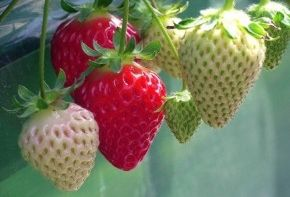
#> input picture PRUEBAS/fresas.png, 290 x 197 px
$ jupyter execute collage.ipynb
#> lines starting #> are read from the running program, lines starting #| are printed output that depends on the picture
[cell 1]
import numpy as np
import cv2
import matplotlib.pyplot as plt

[cell 2]
fresa1=cv2.imread("fresas.png")
#> fresa1 is the input picture: shape (197, 290, 3); mean B, G, R 95.5, 118.3, 121
fresa1.shape
#> Out = (197, 290, 3)

[cell 3]
fresa2=cv2.imread("fresas2.png")
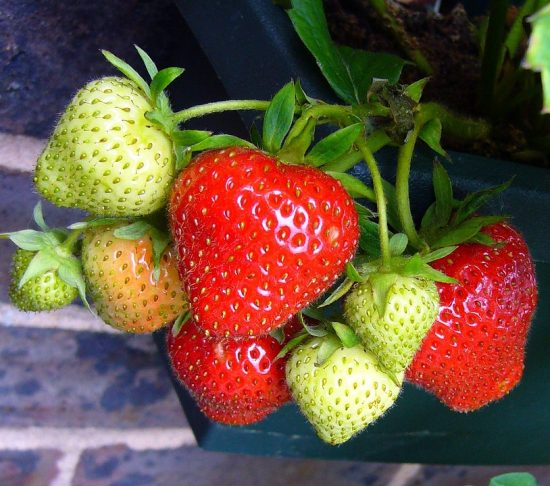
#> input picture PRUEBAS/fresas2.png, 550 x 486 px
#> fresa2 is the input picture: shape (486, 550, 3); mean B, G, R 63, 83.6, 108.1
fresa2=cv2.resize(fresa2,(290,197))
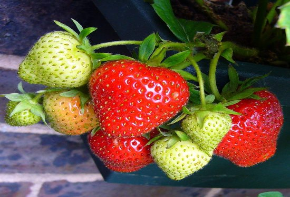
#> fresa2: shape (197, 290, 3); mean B, G, R 62.8, 83.5, 108
fresa2.shape
#> Out = (197, 290, 3)

[cell 4]
nueva_imagen=np.hstack((fresa1,fresa2))
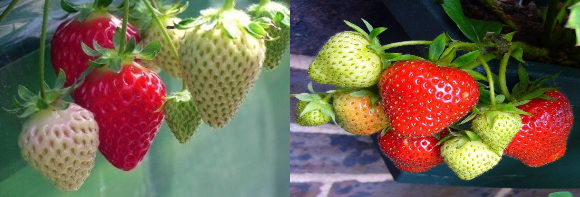
#> nueva_imagen: shape (197, 580, 3); mean B, G, R 79.2, 100.9, 114.5
cv2.imshow("imagen",nueva_imagen)
cv2.waitKey(0)
cv2.destroyAllWindows()
